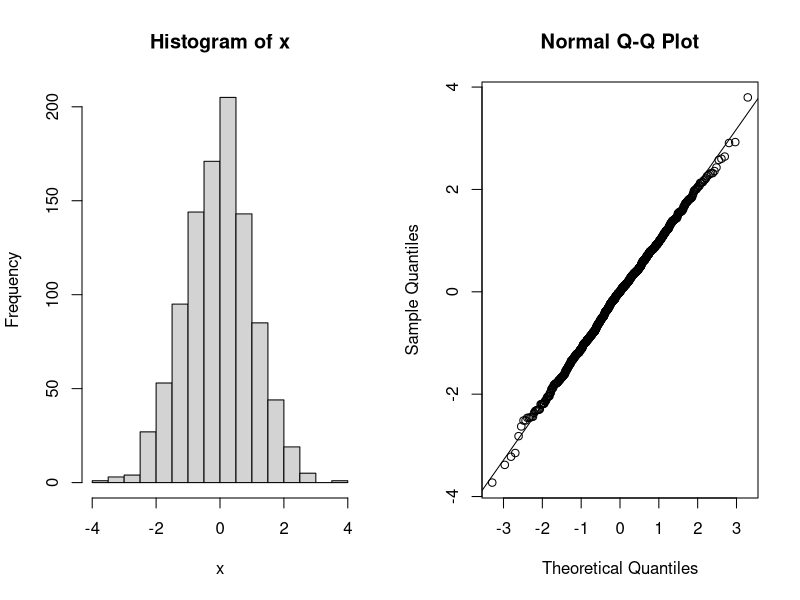
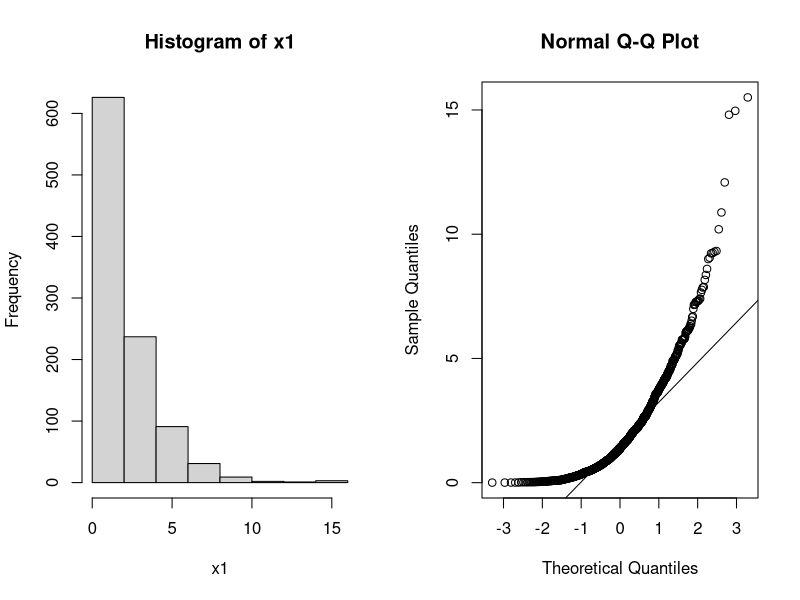
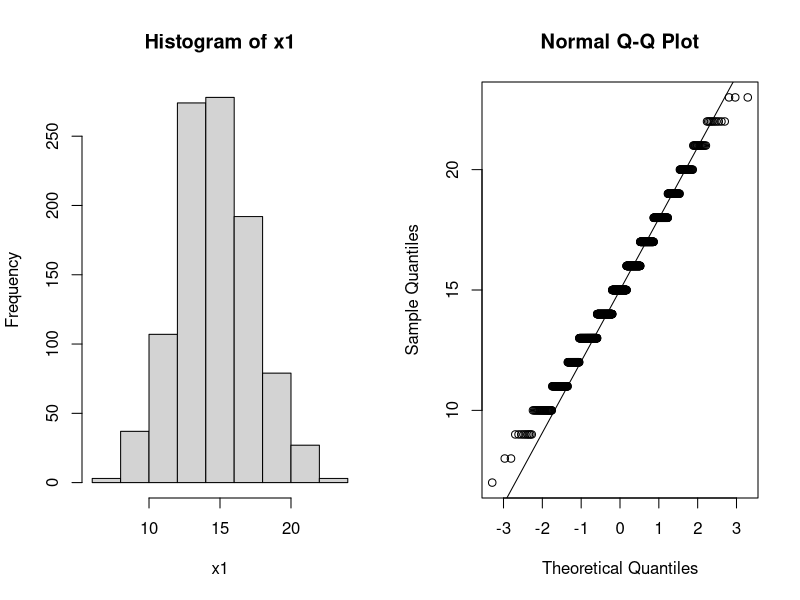
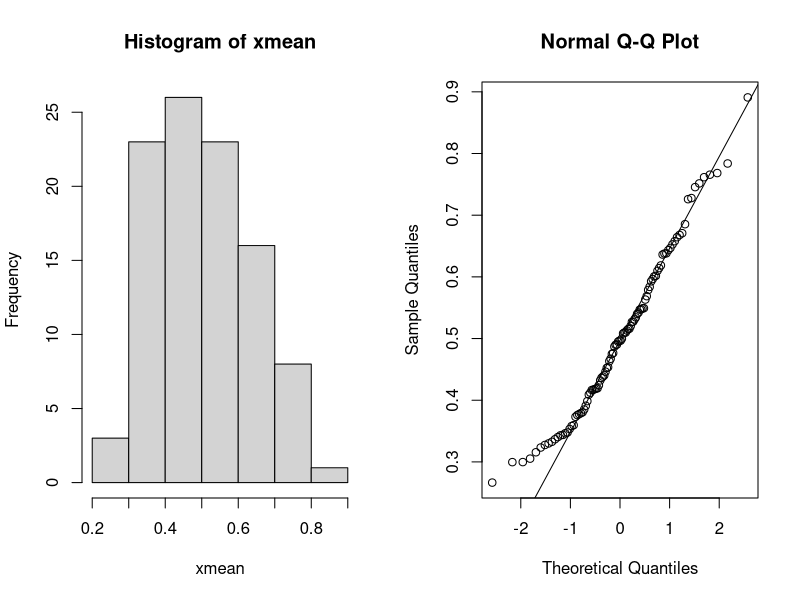
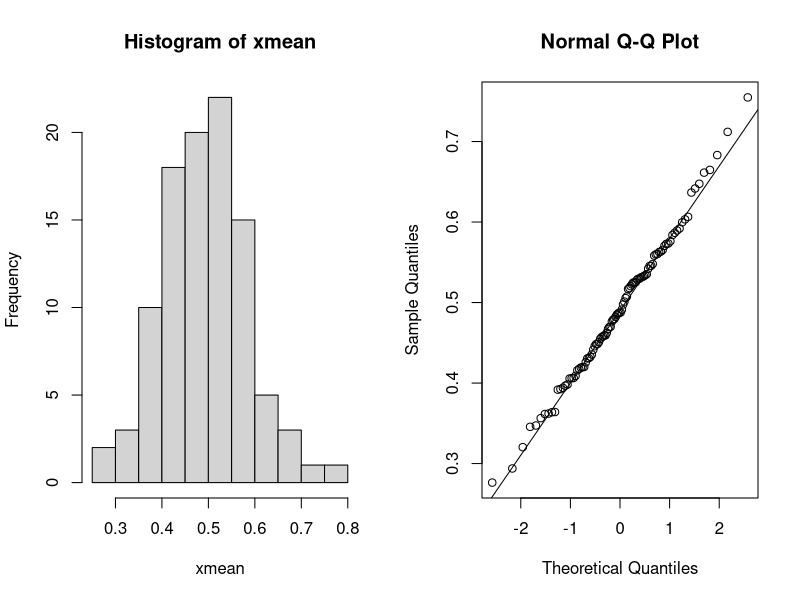
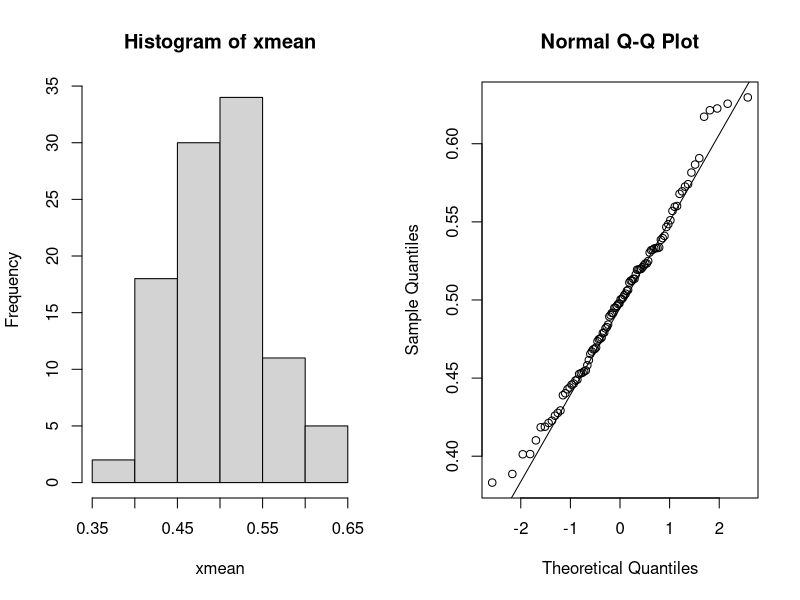
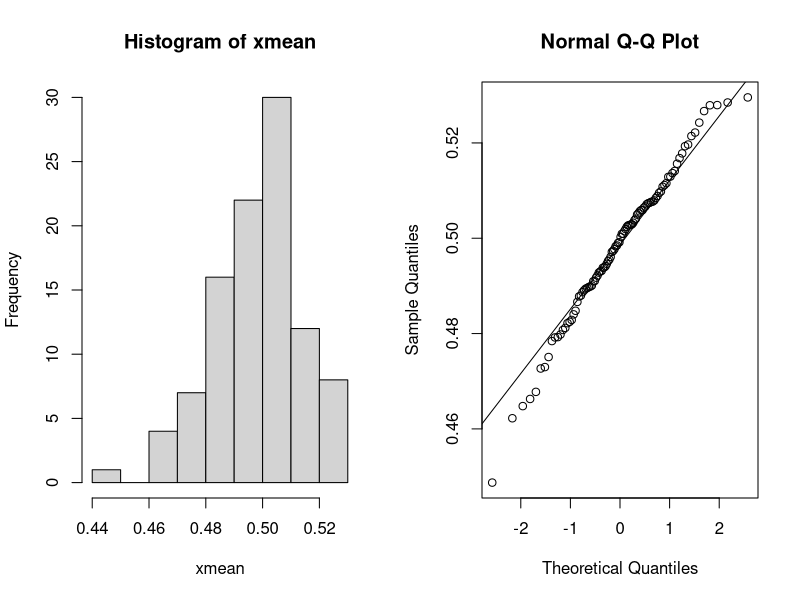
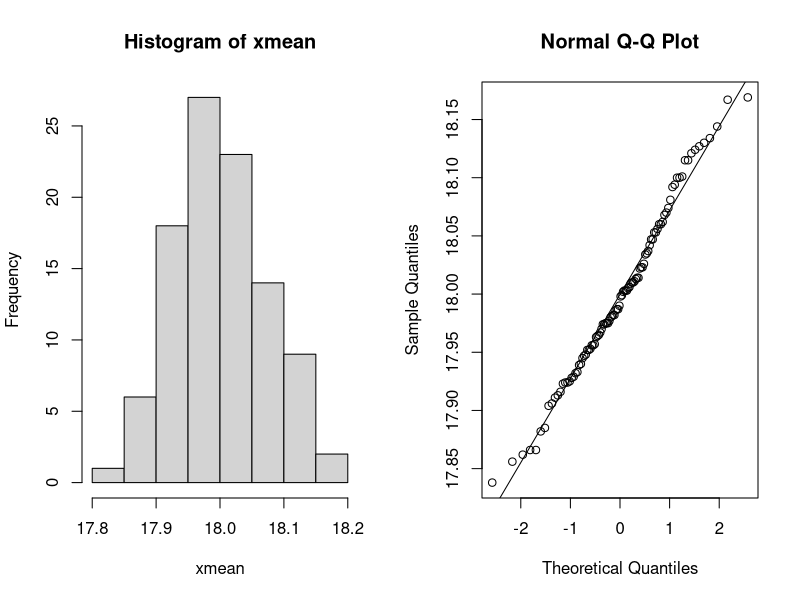

The R source for these figures, in order:
## ---- chunk 1
x=rnorm(1000)#generate 1000 random numbers from normal distribution with mean 0 and std   1
par(mfrow=c(1,2))#create 2 plots on one picture
hist(x)
qqnorm(x)# normal probability plot
qqline(x)#straight line on normal probability plot
## ---- chunk 2

x1=rexp(1000, 0.5)#generate 1000 random numbers from exponential distribution with lambda=0.5
par(mfrow=c(1,2))
hist(x1)
qqnorm(x1)
qqline(x1)
## ---- chunk 3
x1=rbinom(1000,30, 0.5) #generate 1000 random numbers from binomial  distribution with n=30, p=0.5
par(mfrow=c(1,2))
hist(x1)
qqnorm(x1)
qqline(x1)
## ---- chunk 4
#m=numeric(10000);
#p=0.75; for(j in (1:50)){ k=j*j
 #                          for(i #in(1:10000)){m[i]=(mean(rbinom(k,1,p))-p)/sqrt(p*(1-p)/k)}
 #                          hist(m,breaks=41,xlim=c(-4,4),main=sprintf("%d",k))
#}

## ---- chunk 5
n1=15
n2=30
n3=100
n4=1000
## ---- chunk 6
n=n1
Y=rexp(100*n, 2) # simulate random numbers
X=matrix(Y, n,100) # reshape them into the matrix
xmean=apply(X,2,mean) #calculate mean of each column
par(mfrow=c(1,2))
hist(xmean)
qqnorm(xmean)
qqline(xmean)
## ---- chunk 7
mean(xmean)
var(xmean)
## ---- chunk 8
n=n2
Y=rexp(100*n, 2) # simulate random numbers
X=matrix(Y, n,100) # reshape them into the matrix
xmean=apply(X,2,mean) #calculate mean of each column
par(mfrow=c(1,2))
hist(xmean)
qqnorm(xmean)
qqline(xmean)
## ---- chunk 9
mean(xmean)
var(xmean)
## ---- chunk 10
n=n3
Y=rexp(100*n, 2) # simulate random numbers
X=matrix(Y, n,100) # reshape them into the matrix
xmean=apply(X,2,mean) #calculate mean of each column
par(mfrow=c(1,2))
hist(xmean)
qqnorm(xmean)
qqline(xmean)
## ---- chunk 11
mean(xmean)
var(xmean)
## ---- chunk 12
n=n4
Y=rexp(100*n, 2) # simulate random numbers
X=matrix(Y, n,100) # reshape them into the matrix
xmean=apply(X,2,mean) #calculate mean of each column
par(mfrow=c(1,2))
hist(xmean)
qqnorm(xmean)
qqline(xmean)
## ---- chunk 13
mean(xmean)
var(xmean)
## ---- chunk 14
Y=rbinom(100*n,  30, 0.6) 
X=matrix(Y,n,100)#reshape data to the matrix n x 100
xmean=apply(X,2,mean)#calculate mean by column
par(mfrow=c(1,2))
hist(xmean)
qqnorm(xmean)
qqline(xmean)

mean(xmean) #check the mean of the means, which value do you expect?
var(xmean) #check the variance of the means, which value do you expect?

## ---- chunk 15
x=rnorm(1000, mean=100, sd=10)
y=rnorm(1000, mean=25, sd=2.5)
R=x*y/(x+y)
RP=R[R>19 & R<21]
(Prob=length(RP)/length(x))
## ---- chunk 16

A=rexp(1000, 1/50)
B=rexp(1000, 1/30) 
par(mfrow=c(1,2))
qqnorm(A)
qqline(A)
hist(A)   

## ---- chunk 17
C=A-2*B
(Prob=length(C[C>0])/length(A))
## ---- chunk 18
A=rexp(1000,1) #generate random numbers from exp(1)
B=rexp(1000, 0.5) #generate random numbers from exp(0.5).
L=pmax(A,B)#calculate max for every pair
mean(L)

## ---- chunk 19
PP=length(L[L<1])/length(A)# 
## ---- chunk 20
Lsorted=sort(L)
Lsorted[100]
quantile(L,0.1) #calculate sample 10 precentile
